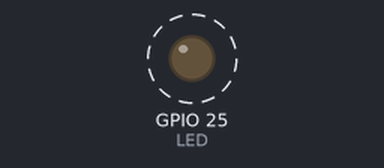
A sketch run on a simulated ESP32. Shown: output pins drawn as LEDs (lit = HIGH). Dashed ring = blinking.

Above: at 0.2 s.
Timing chart, 0 to 3.0 s (numbered marks = the images above):
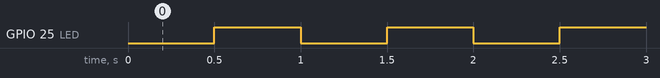

The sketch:

Blink.ino
```cpp
// LED BLINK
#define LED 25
void setup() {
  pinMode(LED,OUTPUT);
}

void loop() {
  digitalWrite(LED,0);
  delay(500);
  digitalWrite(LED,1);
  delay(500);
}
```

Measured:
- by itself, GPIO 25 (LED): alternates HIGH for 0.50 s and LOW for 0.50 s
